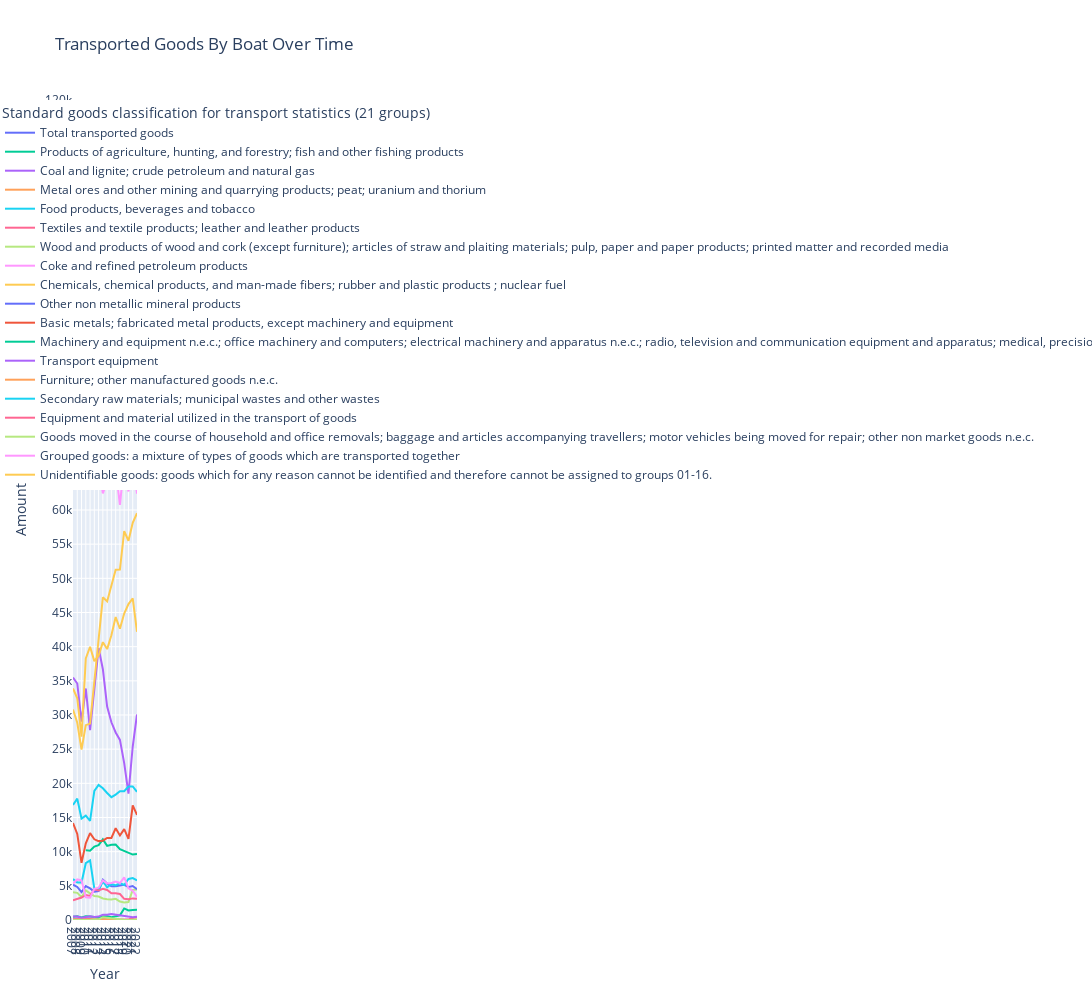

Notebook cell for this chart:
### Code cell
# Exclude the total amount of goods transported
start_row = 1
end_row = 16

column_to_exclude = 'Standard goods classification for transport statistics (21 groups)'

df.loc[start_row:end_row, column_to_exclude] = None

# Plot the grapgh
fig = px.line(df, x='Year', y='Amount', color='Standard goods classification for transport statistics (21 groups)',
              title='Transported Goods By Boat Over Time')
fig.update_layout(
    height=1000,
    width=2300   
)

fig.update_yaxes(range=[0, 120000], dtick=5000)

fig.update_xaxes(dtick=1)

fig.show()

### Figure 1 — Plotly figure (JSON) as saved in the notebook; plotly's stock layout.template omitted (floating-point values rounded to 4 significant figures)
{"data": [{"hovertemplate": "Standard goods classification for transport statistics (21 groups)=Total transported goods<br>Year=%{x}<br>Amount=%{y}<extra></extra>", "legendgroup": "Total transported goods", "line": {"color": "#636efa", "dash": "solid"}, "marker": {"symbol": "circle"}, "mode": "lines", "name": "Total transported goods", "orientation": "v", "showlegend": true, "type": "scatter", "x": [2007], "xaxis": "x", "y": [351650], "yaxis": "y"}, {"hovertemplate": "Standard goods classification for transport statistics (21 groups)=Products of agriculture, hunting, and forestry; fish and other fishing products<br>Year=%{x}<br>Amount=%{y}<extra></extra>", "legendgroup": "Products of agriculture, hunting, and forestry; fish and other fishing products", "line": {"color": "#00cc96", "dash": "solid"}, "marker": {"symbol": "circle"}, "mode": "lines", "name": "Products of agriculture, hunting, and forestry; fish and other fishing products", "orientation": "v", "showlegend": true, "type": "scatter", "x": [2010, 2011, 2012, 2013, 2014, 2015, 2016, 2017, 2018, 2019, 2020, 2021, 2022], "xaxis": "x", "y": [10196, 10131, 10754, 10959, 11803, 10849, 11019, 11037, 10367, 10105, 9934, 9573, 9661], "yaxis": "y"}, {"hovertemplate": "Standard goods classification for transport statistics (21 groups)=Coal and lignite; crude petroleum and natural gas<br>Year=%{x}<br>Amount=%{y}<extra></extra>", "legendgroup": "Coal and lignite; crude petroleum and natural gas", "line": {"color": "#ab63fa", "dash": "solid"}, "marker": {"symbol": "circle"}, "mode": "lines", "name": "Coal and lignite; crude petroleum and natural gas", "orientation": "v", "showlegend": true, "type": "scatter", "x": [2007, 2008, 2009, 2010, 2011, 2012, 2013, 2014, 2015, 2016, 2017, 2018, 2019, 2020, 2021, 2022], "xaxis": "x", "y": [35493, 34610, 29037, 33881, 27791, 34103, 39800, 36702, 31244, 28936, 27442, 26350, 22967, 18481, 25390, 30088], "yaxis": "y"}, {"hovertemplate": "Standard goods classification for transport statistics (21 groups)=Metal ores and other mining and quarrying products; peat; uranium and thorium<br>Year=%{x}<br>Amount=%{y}<extra></extra>", "legendgroup": "Metal ores and other mining and quarrying products; peat; uranium and thorium", "line": {"color": "#FFA15A", "dash": "solid"}, "marker": {"symbol": "circle"}, "mode": "lines", "name": "Metal ores and other mining and quarrying products; peat; uranium and thorium", "orientation": "v", "showlegend": true, "type": "scatter", "x": [2007, 2008, 2009, 2010, 2011, 2012, 2013, 2014, 2015, 2016, 2017, 2018, 2019, 2020, 2021, 2022], "xaxis": "x", "y": [110361, 113284, 87693, 113011, 114539, 101331, 98606, 101067, 101704, 101715, 103139, 102919, 89369, 88539, 88487, 83768], "yaxis": "y"}, {"hovertemplate": "Standard goods classification for transport statistics (21 groups)=Food products, beverages and tobacco<br>Year=%{x}<br>Amount=%{y}<extra></extra>", "legendgroup": "Food products, beverages and tobacco", "line": {"color": "#19d3f3", "dash": "solid"}, "marker": {"symbol": "circle"}, "mode": "lines", "name": "Food products, beverages and tobacco", "orientation": "v", "showlegend": true, "type": "scatter", "x": [2007, 2008, 2009, 2010, 2011, 2012, 2013, 2014, 2015, 2016, 2017, 2018, 2019, 2020, 2021, 2022], "xaxis": "x", "y": [16845, 17753, 14854, 15272, 14518, 18887, 19759, 19284, 18591, 17968, 18356, 18838, 18845, 19534, 19552, 18755], "yaxis": "y"}, {"hovertemplate": "Standard goods classification for transport statistics (21 groups)=Textiles and textile products; leather and leather products<br>Year=%{x}<br>Amount=%{y}<extra></extra>", "legendgroup": "Textiles and textile products; leather and leather products", "line": {"color": "#FF6692", "dash": "solid"}, "marker": {"symbol": "circle"}, "mode": "lines", "name": "Textiles and textile products; leather and leather products", "orientation": "v", "showlegend": true, "type": "scatter", "x": [2007, 2008, 2009, 2010, 2011, 2012, 2013, 2014, 2015, 2016, 2017, 2018, 2019, 2020, 2021, 2022], "xaxis": "x", "y": [134, 154, 69, 112, 144, 149, 167, 177, 121, 123, 93, 162, 153, 81, 284, 381], "yaxis": "y"}, {"hovertemplate": "Standard goods classification for transport statistics (21 groups)=Wood and products of wood and cork (except furniture); articles of straw and plaiting materials; pulp, paper and paper products; printed matter and recorded media<br>Year=%{x}<br>Amount=%{y}<extra></extra>", "legendgroup": "Wood and products of wood and cork (except furniture); articles of straw and plaiting materials; pulp, paper and paper products; printed matter and recorded media", "line": {"color": "#B6E880", "dash": "solid"}, "marker": {"symbol": "circle"}, "mode": "lines", "name": "Wood and products of wood and cork (except furniture); articles of straw and plaiting materials; pulp, paper and paper products; printed matter and recorded media", "orientation": "v", "showlegend": true, "type": "scatter", "x": [2007, 2008, 2009, 2010, 2011, 2012, 2013, 2014, 2015, 2016, 2017, 2018, 2019, 2020, 2021, 2022], "xaxis": "x", "y": [4073, 3974, 3346, 4330, 3887, 3498, 3431, 3142, 3049, 3002, 3099, 2692, 2557, 2622, 4414, 4462], "yaxis": "y"}, {"hovertemplate": "Standard goods classification for transport statistics (21 groups)=Coke and refined petroleum products<br>Year=%{x}<br>Amount=%{y}<extra></extra>", "legendgroup": "Coke and refined petroleum products", "line": {"color": "#FF97FF", "dash": "solid"}, "marker": {"symbol": "circle"}, "mode": "lines", "name": "Coke and refined petroleum products", "orientation": "v", "showlegend": true, "type": "scatter", "x": [2007, 2008, 2009, 2010, 2011, 2012, 2013, 2014, 2015, 2016, 2017, 2018, 2019, 2020, 2021, 2022], "xaxis": "x", "y": [76982, 69998, 65642, 70724, 71780, 70789, 66321, 62423, 64367, 67824, 66056, 60738, 66816, 62709, 67405, 62388], "yaxis": "y"}, {"hovertemplate": "Standard goods classification for transport statistics (21 groups)=Chemicals, chemical products, and man-made fibers; rubber and plastic products ; nuclear fuel<br>Year=%{x}<br>Amount=%{y}<extra></extra>", "legendgroup": "Chemicals, chemical products, and man-made fibers; rubber and plastic products ; nuclear fuel", "line": {"color": "#FECB52", "dash": "solid"}, "marker": {"symbol": "circle"}, "mode": "lines", "name": "Chemicals, chemical products, and man-made fibers; rubber and plastic products ; nuclear fuel", "orientation": "v", "showlegend": true, "type": "scatter", "x": [2007, 2008, 2009, 2010, 2011, 2012, 2013, 2014, 2015, 2016, 2017, 2018, 2019, 2020, 2021, 2022], "xaxis": "x", "y": [30812, 28859, 24932, 28511, 28742, 34934, 40413, 47218, 46614, 49123, 51260, 51276, 56920, 55498, 58139, 59526], "yaxis": "y"}, {"hovertemplate": "Standard goods classification for transport statistics (21 groups)=Other non metallic mineral products<br>Year=%{x}<br>Amount=%{y}<extra></extra>", "legendgroup": "Other non metallic mineral products", "line": {"color": "#636efa", "dash": "solid"}, "marker": {"symbol": "circle"}, "mode": "lines", "name": "Other non metallic mineral products", "orientation": "v", "showlegend": true, "type": "scatter", "x": [2007, 2008, 2009, 2010, 2011, 2012, 2013, 2014, 2015, 2016, 2017, 2018, 2019, 2020, 2021, 2022], "xaxis": "x", "y": [5159, 4835, 4091, 4971, 4617, 4141, 4229, 5907, 5330, 4932, 4940, 5015, 5140, 4820, 4971, 4512], "yaxis": "y"}, {"hovertemplate": "Standard goods classification for transport statistics (21 groups)=Basic metals; fabricated metal products, except machinery and equipment<br>Year=%{x}<br>Amount=%{y}<extra></extra>", "legendgroup": "Basic metals; fabricated metal products, except machinery and equipment", "line": {"color": "#EF553B", "dash": "solid"}, "marker": {"symbol": "circle"}, "mode": "lines", "name": "Basic metals; fabricated metal products, except machinery and equipment", "orientation": "v", "showlegend": true, "type": "scatter", "x": [2007, 2008, 2009, 2010, 2011, 2012, 2013, 2014, 2015, 2016, 2017, 2018, 2019, 2020, 2021, 2022], "xaxis": "x", "y": [14180, 12596, 8373, 11227, 12705, 11809, 11543, 11604, 11998, 12004, 13428, 12370, 13307, 11867, 16786, 15383], "yaxis": "y"}, {"hovertemplate": "Standard goods classification for transport statistics (21 groups)=Machinery and equipment n.e.c.; office machinery and computers; electrical machinery and apparatus n.e.c.; radio, television and communication equipment and apparatus; medical, precision and optical instruments; watches and clocks<br>Year=%{x}<br>Amount=%{y}<extra></extra>", "legendgroup": "Machinery and equipment n.e.c.; office machinery and computers; electrical machinery and apparatus n.e.c.; radio, television and communication equipment and apparatus; medical, precision and optical instruments; watches and clocks", "line": {"color": "#00cc96", "dash": "solid"}, "marker": {"symbol": "circle"}, "mode": "lines", "name": "Machinery and equipment n.e.c.; office machinery and computers; electrical machinery and apparatus n.e.c.; radio, television and communication equipment and apparatus; medical, precision and optical instruments; watches and clocks", "orientation": "v", "showlegend": true, "type": "scatter", "x": [2007, 2008, 2009, 2010, 2011, 2012, 2013, 2014, 2015, 2016, 2017, 2018, 2019, 2020, 2021, 2022], "xaxis": "x", "y": [474, 547, 388, 537, 502, 416, 382, 499, 534, 420, 553, 677, 1693, 1399, 1476, 1512], "yaxis": "y"}, {"hovertemplate": "Standard goods classification for transport statistics (21 groups)=Transport equipment<br>Year=%{x}<br>Amount=%{y}<extra></extra>", "legendgroup": "Transport equipment", "line": {"color": "#ab63fa", "dash": "solid"}, "marker": {"symbol": "circle"}, "mode": "lines", "name": "Transport equipment", "orientation": "v", "showlegend": true, "type": "scatter", "x": [2007, 2008, 2009, 2010, 2011, 2012, 2013, 2014, 2015, 2016, 2017, 2018, 2019, 2020, 2021, 2022], "xaxis": "x", "y": [497, 503, 328, 491, 555, 454, 498, 783, 756, 867, 765, 655, 502, 446, 405, 465], "yaxis": "y"}, {"hovertemplate": "Standard goods classification for transport statistics (21 groups)=Furniture; other manufactured goods n.e.c.<br>Year=%{x}<br>Amount=%{y}<extra></extra>", "legendgroup": "Furniture; other manufactured goods n.e.c.", "line": {"color": "#FFA15A", "dash": "solid"}, "marker": {"symbol": "circle"}, "mode": "lines", "name": "Furniture; other manufactured goods n.e.c.", "orientation": "v", "showlegend": true, "type": "scatter", "x": [2007, 2008, 2009, 2010, 2011, 2012, 2013, 2014, 2015, 2016, 2017, 2018, 2019, 2020, 2021, 2022], "xaxis": "x", "y": [8, 19, 16, 53, 45, 121, 54, 54, 57, 37, 41, 41, 14, 19, 15, 17], "yaxis": "y"}, {"hovertemplate": "Standard goods classification for transport statistics (21 groups)=Secondary raw materials; municipal wastes and other wastes<br>Year=%{x}<br>Amount=%{y}<extra></extra>", "legendgroup": "Secondary raw materials; municipal wastes and other wastes", "line": {"color": "#19d3f3", "dash": "solid"}, "marker": {"symbol": "circle"}, "mode": "lines", "name": "Secondary raw materials; municipal wastes and other wastes", "orientation": "v", "showlegend": true, "type": "scatter", "x": [2007, 2008, 2009, 2010, 2011, 2012, 2013, 2014, 2015, 2016, 2017, 2018, 2019, 2020, 2021, 2022], "xaxis": "x", "y": [5982, 5501, 5488, 8312, 8729, 4588, 4422, 5630, 4777, 5275, 5071, 5411, 5120, 6014, 6137, 5784], "yaxis": "y"}, {"hovertemplate": "Standard goods classification for transport statistics (21 groups)=Equipment and material utilized in the transport of goods<br>Year=%{x}<br>Amount=%{y}<extra></extra>", "legendgroup": "Equipment and material utilized in the transport of goods", "line": {"color": "#FF6692", "dash": "solid"}, "marker": {"symbol": "circle"}, "mode": "lines", "name": "Equipment and material utilized in the transport of goods", "orientation": "v", "showlegend": true, "type": "scatter", "x": [2007, 2008, 2009, 2010, 2011, 2012, 2013, 2014, 2015, 2016, 2017, 2018, 2019, 2020, 2021, 2022], "xaxis": "x", "y": [2865, 3077, 3294, 3660, 3531, 4487, 4337, 4573, 4396, 3913, 3915, 3804, 3094, 3040, 3163, 3121], "yaxis": "y"}, {"hovertemplate": "Standard goods classification for transport statistics (21 groups)=Goods moved in the course of household and office removals; baggage and articles accompanying travellers; motor vehicles being moved for repair; other non market goods n.e.c.<br>Year=%{x}<br>Amount=%{y}<extra></extra>", "legendgroup": "Goods moved in the course of household and office removals; baggage and articles accompanying travellers; motor vehicles being moved for repair; other non market goods n.e.c.", "line": {"color": "#B6E880", "dash": "solid"}, "marker": {"symbol": "circle"}, "mode": "lines", "name": "Goods moved in the course of household and office removals; baggage and articles accompanying travellers; motor vehicles being moved for repair; other non market goods n.e.c.", "orientation": "v", "showlegend": true, "type": "scatter", "x": [2007, 2008, 2009, 2010, 2011, 2012, 2013, 2014, 2015, 2016, 2017, 2018, 2019, 2020, 2021, 2022], "xaxis": "x", "y": [30, 27, 34, 0, 0, 122, 89, 413, 327, 330, 215, 127, 24, 17, 54, 87], "yaxis": "y"}, {"hovertemplate": "Standard goods classification for transport statistics (21 groups)=Grouped goods: a mixture of types of goods which are transported together<br>Year=%{x}<br>Amount=%{y}<extra></extra>", "legendgroup": "Grouped goods: a mixture of types of goods which are transported together", "line": {"color": "#FF97FF", "dash": "solid"}, "marker": {"symbol": "circle"}, "mode": "lines", "name": "Grouped goods: a mixture of types of goods which are transported together", "orientation": "v", "showlegend": true, "type": "scatter", "x": [2007, 2008, 2009, 2010, 2011, 2012, 2013, 2014, 2015, 2016, 2017, 2018, 2019, 2020, 2021, 2022], "xaxis": "x", "y": [5344, 5933, 5797, 3323, 3266, 4557, 4736, 5798, 5356, 5429, 5617, 5417, 6241, 4647, 4283, 3394], "yaxis": "y"}, {"hovertemplate": "Standard goods classification for transport statistics (21 groups)=Unidentifiable goods: goods which for any reason cannot be identified and therefore cannot be assigned to groups 01-16.<br>Year=%{x}<br>Amount=%{y}<extra></extra>", "legendgroup": "Unidentifiable goods: goods which for any reason cannot be identified and therefore cannot be assigned to groups 01-16.", "line": {"color": "#FECB52", "dash": "solid"}, "marker": {"symbol": "circle"}, "mode": "lines", "name": "Unidentifiable goods: goods which for any reason cannot be identified and therefore cannot be assigned to groups 01-16.", "orientation": "v", "showlegend": true, "type": "scatter", "x": [2007, 2008, 2009, 2010, 2011, 2012, 2013, 2014, 2015, 2016, 2017, 2018, 2019, 2020, 2021, 2022], "xaxis": "x", "y": [33876, 32453, 26819, 38290, 39987, 37890, 38680, 40660, 39646, 41671, 44329, 42621, 44847, 46225, 47061, 42174], "yaxis": "y"}], "layout": {"height": 1000, "legend": {"title": {"text": "Standard goods classification for transport statistics (21 groups)"}, "tracegroupgap": 0}, "title": {"text": "Transported Goods By Boat Over Time"}, "width": 2300, "xaxis": {"anchor": "y", "domain": [0, 1], "dtick": 1, "title": {"text": "Year"}}, "yaxis": {"anchor": "x", "domain": [0, 1], "dtick": 5000, "range": [0, 120000], "title": {"text": "Amount"}}}}
